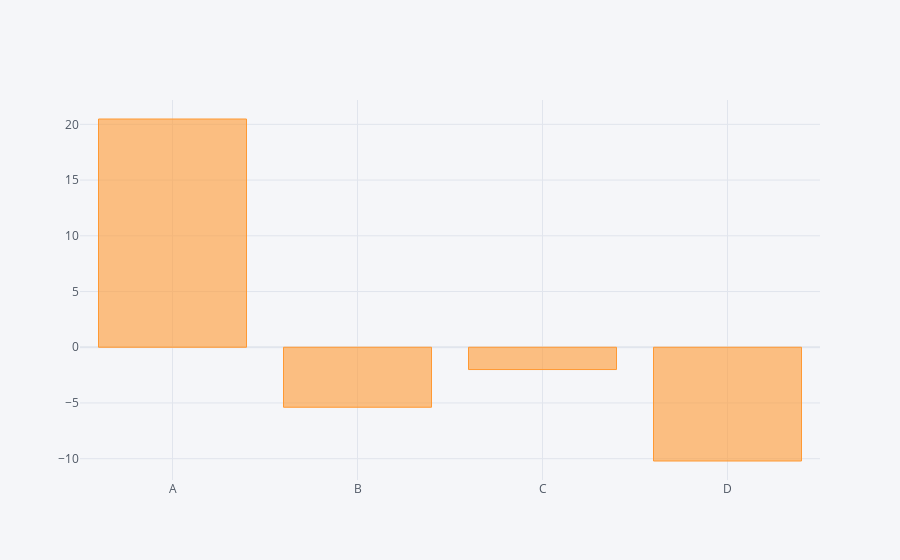

Notebook code for this chart:
### Code cell
df.sum().iplot(kind='bar')

### Figure 1 — Plotly figure (JSON) as saved in the notebook; plotly's stock layout.template omitted (floating-point values rounded to 4 significant figures)
{"data": [{"marker": {"color": "rgba(255, 153, 51, 0.6)", "line": {"color": "rgba(255, 153, 51, 1.0)", "width": 1}}, "name": "None", "orientation": "v", "text": "", "type": "bar", "x": ["A", "B", "C", "D"], "y": [20.48, -5.384, -2.001, -10.21]}], "layout": {"legend": {"bgcolor": "#F5F6F9", "font": {"color": "#4D5663"}}, "paper_bgcolor": "#F5F6F9", "plot_bgcolor": "#F5F6F9", "title": {"font": {"color": "#4D5663"}}, "xaxis": {"gridcolor": "#E1E5ED", "showgrid": true, "tickfont": {"color": "#4D5663"}, "title": {"font": {"color": "#4D5663"}, "text": ""}, "zerolinecolor": "#E1E5ED"}, "yaxis": {"gridcolor": "#E1E5ED", "showgrid": true, "tickfont": {"color": "#4D5663"}, "title": {"font": {"color": "#4D5663"}, "text": ""}, "zerolinecolor": "#E1E5ED"}}}
